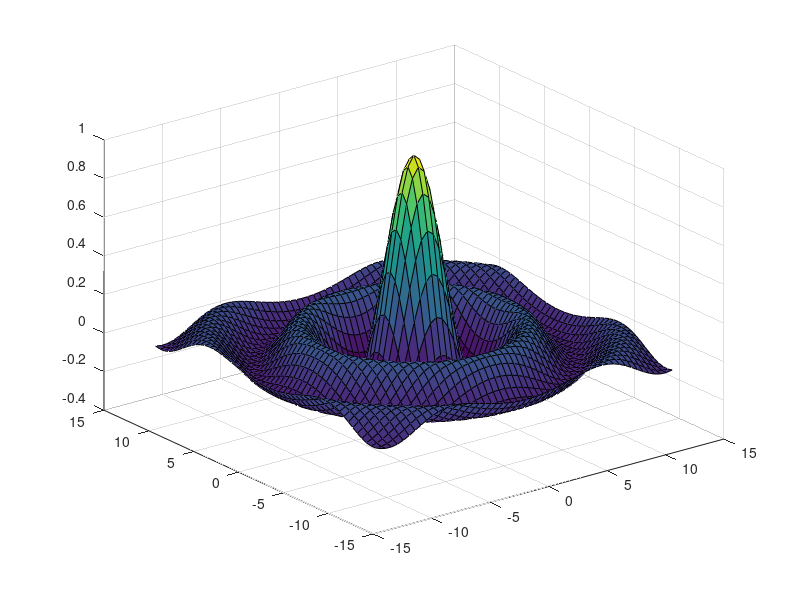

MATLAB code for this plot:
% Question 1 - Alexander Alfakir
x = [-4*pi:0.5:4*pi];
y = [-4*pi:0.5:4*pi];

[X Y] = meshgrid(x,y);

R = sqrt((X.^2)+(Y.^2));
Z = (sin(R))./(R);

surf(X,Y,Z)
